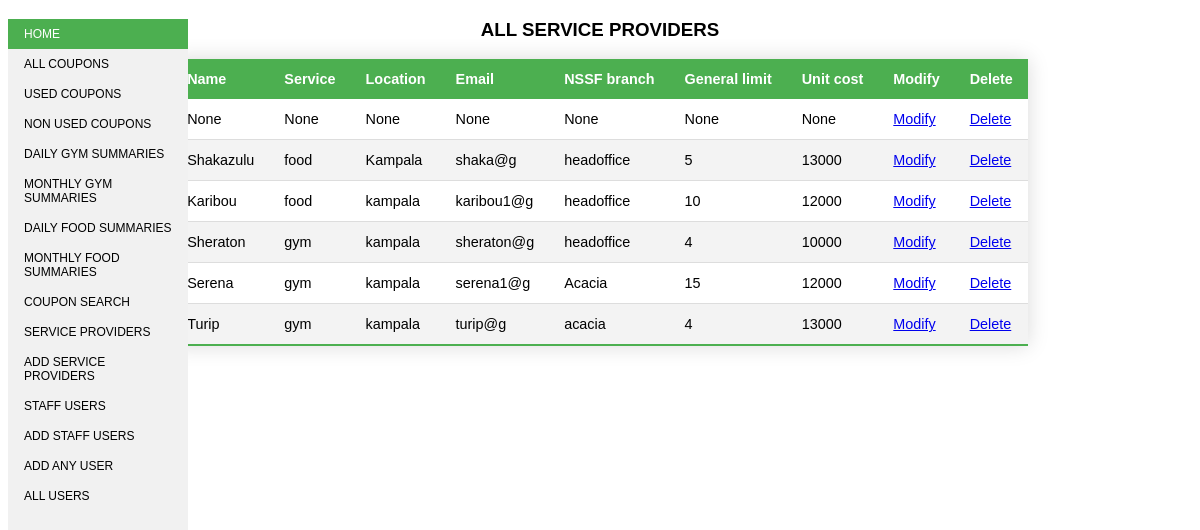
The app's page /show_all_providers with its own data.
### models.py (models this page shows)
class Service_providers(db.Model):
    id = db.Column('sp_id', db.Integer, primary_key = True)
    name = db.Column(db.String(100))
    service = db.Column(db.String(100))
    location = db.Column(db.String(100))
    email = db.Column(db.String(100))
    phone = db.Column(db.String(100))
    nssf_branch = db.Column(db.String(100))
    max_morn = db.Column(db.Integer)
    max_noon = db.Column(db.Integer)
    max_eve = db.Column(db.Integer)
    max_num = db.Column(db.Integer)
    unit_cost = db.Column(db.Integer)

### main.py (the view)
@main.route('/show_all_providers')
def show_all_providers():
    sps = Service_providers.query.all()
    return render_template('show_all_providers.html', sps=sps )

### main.py (called while the page is built)
@main.before_request
def before_request():
    g.user = current_user

### templates/show_all_providers.html
{% extends "base5.html" %}
{% block content %}
      <h3>
       ALL SERVICE PROVIDERS
      </h3>
      <table>
         <thead>
            <tr>
               <th>Name</th>
               <th>Service</th>
               <th>Location</th>
               <th>Email</th>
               <th>NSSF branch</th>
               <th>General limit</th>
               <th>Unit cost</th>
               <th>Modify</th>
               <th>Delete</th>
            </tr>
         </thead>
         <tbody>
            {% for sp in sps %}
               <tr>
                  <td>{{ sp.name }}</td>
                  <td>{{ sp.service }}</td>
                  <td>{{ sp.location }}</td>
                  <td>{{ sp.email }}</td>
                  <td>{{ sp.nssf_branch }}</td>
                  <td>{{ sp.max_num }}</td>
                  <td>{{ sp.unit_cost }}</td>
                  <td><a href="/update_providers/{{sp.id}}">Modify</a></td>
                  <td><a href="/delete_providers/{{sp.id}}" >Delete</a></td>
               </tr>
            {% endfor %}
         </tbody>
      </table>
{% endblock %}

### templates/base5.html (style rules this page uses)
table { border-collapse: collapse; margin-left: auto; margin-right: auto; font-size: 0.9em; font-family: sans-serif; min-width: 400px; box-shadow: 0 0 20px rgba(0, 0, 0, 0.15); }
table thead tr { background-color: #4CAF50; color: #ffffff; text-align: left; }
table th, table td { padding: 12px 15px; }
table tbody tr { border-bottom: 1px solid #dddddd; }
table tbody tr:nth-of-type(even) { background-color: #f3f3f3; }
table tbody tr:last-of-type { border-bottom: 2px solid #4CAF50; }
h3, h1 { text-align:center; font-family: sans-serif; }

### records on screen
Service_providers: name "None", service "None", location "None", email "None", nssf_branch "None", max_num "None", unit_cost "None"
Service_providers: name "Shakazulu", service "food", location "Kampala", email "shaka@g", nssf_branch "headoffice", max_num "5", unit_cost "13000"
Service_providers: name "Karibou", service "food", location "kampala", email "karibou1@g", nssf_branch "headoffice", max_num "10", unit_cost "12000"
Service_providers: name "Sheraton", service "gym", location "kampala", email "sheraton@g", nssf_branch "headoffice", max_num "4", unit_cost "10000"
Service_providers: name "Serena", service "gym", location "kampala", email "serena1@g", nssf_branch "Acacia", max_num "15", unit_cost "12000"
Service_providers: name "Turip", service "gym", location "kampala", email "turip@g", nssf_branch "acacia", max_num "4", unit_cost "13000"
